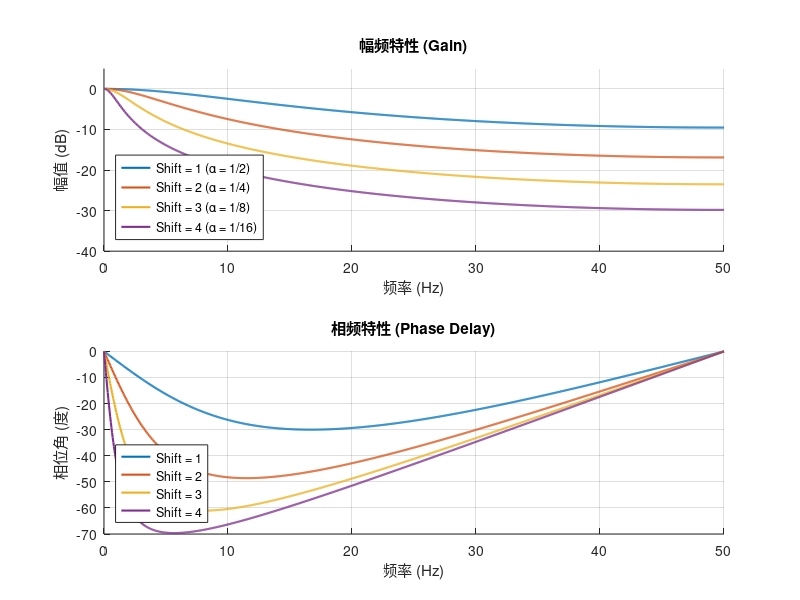

Recreate this plot in MATLAB.
%% 1. 一阶移位低通滤波器 (EMA LPF) 频响分析
clear; clc; close all;

Fs = 100; % 采样率 (Hz)
f = linspace(0, Fs/2, 1000); % 分析频率范围：从 0 到 奈奎斯特频率

figure('Name', '一阶 EMA 低通滤波器频响', 'Color', 'w', 'Position', [100, 100, 800, 600]);

% 设定要对比的不同移位位数 (Shift Bits)
shift_bits_list = [1, 2, 3, 4];
colors = lines(length(shift_bits_list));

for i = 1:length(shift_bits_list)
    k = shift_bits_list(i);
    alpha = 1 / (2^k);
    
    % 传递函数系数
    b = alpha;
    a = [1, -(1 - alpha)];
    
    % 计算频率响应
    [h, ~] = freqz(b, a, f, Fs);
    
    % 绘制幅频特性 (增益 dB)
    subplot(2, 1, 1);
    hold on; grid on;
    plot(f, 20*log10(abs(h)), 'Color', colors(i,:), 'LineWidth', 1.5, ...
        'DisplayName', sprintf('Shift = %d (\\alpha = 1/%d)', k, 2^k));
    
    % 绘制相频特性 (相位延迟)
    subplot(2, 1, 2);
    hold on; grid on;
    plot(f, angle(h)*180/pi, 'Color', colors(i,:), 'LineWidth', 1.5, ...
        'DisplayName', sprintf('Shift = %d', k));
end

% 图表格式化
subplot(2, 1, 1);
title('幅频特性 (Gain)');
xlabel('频率 (Hz)'); ylabel('幅值 (dB)');
legend('Location', 'southwest');
ylim([-40 5]);

subplot(2, 1, 2);
title('相频特性 (Phase Delay)');
xlabel('频率 (Hz)'); ylabel('相位角 (度)');
legend('Location', 'southwest');
